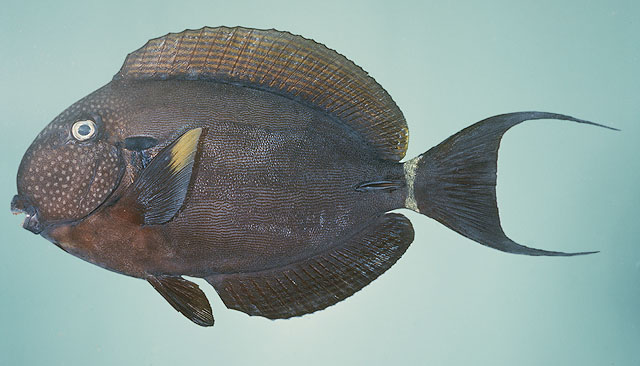
#> input picture images/A maculiceps 21.6 SL.jpg, 640 x 366 px
$ python -i helper.py   (imports and definitions only)   (older library calls are emulated)
#> lines starting #> are read from the running program, lines starting #| are printed output that depends on the picture; after the words box and inside, x2 and y2 are one past the last pixel; in counts of white or black regions, pixels touching at a corner belong together
import pandas as pd
import numpy as np
#Matplotlib is a useful plotting library for python
import matplotlib.pyplot as plt
#conda install opencv
import cv2
import re
import pickle


NUMBER_ONLY = re.compile('[^0-9]')

# [81 lines left out: functions image_splitter, save_object, load_object, get_low_value_thresh, display, not called in this run]

plt.rcParams['image.cmap'] = 'gray'

def auto_canny(image, sigma=0.20):
    image = image.astype(np.uint8)
    # compute the median of the single channel pixel intensities
    v = np.median(image)

    # apply automatic Canny edge detection using the computed median
    lower = int(max(0, (1.0 - sigma) * v))
    upper = int(min(255, (1.0 + sigma) * v))
    edged = cv2.Canny(image, lower, upper)

    # return the edged image
    return edged


def image_prepare(image,guasian_kernel_dim=(3,3),gray_step=True,blur_tec="gausian_smothing",resize=(640,360),resize_bol=False):
    gray_image=image
    if(gray_step):
        minimun_intesity=get_low_value_thresh(image)
        ret,thresh1 = cv2.threshold(image,minimun_intesity,255,cv2.THRESH_BINARY)
        gray_image = cv2.cvtColor(thresh1, cv2.COLOR_BGR2GRAY)

    if(blur_tec=="gausian_smothing"):
        #print('gausian_smothing')
        blur = cv2.GaussianBlur(gray_image, guasian_kernel_dim, 0)

    elif(blur_tec=="bilateral_smothing"):
        #print('bilateral_smothing')
        blur = cv2.bilateralFilter(src=gray_image,d=100,sigmaColor=75,sigmaSpace=75)

    if(resize_bol):
        resized = cv2.resize(blur, resize, interpolation = cv2.INTER_AREA)
    else:
        resized = blur
    return resized


def position_refineir(grey_image,mov,initial_row,initial_col,max_steps=10):
    move=True
    step=0
    if(mov=="down"):
        val=grey_image[initial_row,initial_col]
        while move:
            val_down=grey_image[initial_row+step,initial_col]
            if(val_down<=val):
                step+=1
            else:
                initial_row=initial_row+step
                move=False

            if(step>max_steps):
                move=False

    elif(mov=="up"):
        val=grey_image[initial_row,initial_col]
        while move:
            val_up=grey_image[initial_row-step,initial_col]
            #print(val,val_up,step,max_steps)
            if(val_up<=val):
                step+=1
            else:
                initial_row=initial_row-step
                move=False

            if(step>max_steps):
                move=False
    #my right
    elif(mov=="right"):
        val=grey_image[initial_row,initial_col]
        while move:
            val_right=grey_image[initial_row,initial_col+step]
            #print(val,val_right,step,max_steps)
            if(val_right<=val):
                step+=1
            else:
                initial_col=initial_col+step
                #print('fin',initial_col)
                move=False
            if(step>max_steps):
                move=False
    elif(mov=="left"):
        val=grey_image[initial_row,initial_col]
        while move:
            val_left=grey_image[initial_row,initial_col-step]
            if(val_left<=val):
                step+=1
            else:
                initial_col=initial_col-step
                move=False
            if(step>max_steps):
                move=False

    return initial_row,initial_col


def TL(grey_image):
    grey_image=image_prepare(grey_image,guasian_kernel_dim=(11,11),gray_step=False)
    grey_image=auto_canny(grey_image)
    #grey_image=grey_image/255
    #display(grey_image)
    sum_per_row=np.sum(grey_image,axis=1)
    max_sum_row=max(sum_per_row)
    row_sum_index=[index for index,row in enumerate(sum_per_row) if max_sum_row==row]
    row_pos=row_sum_index[0]

    sum_per_col=np.sum(grey_image,axis=0)
    col_sum_index=[index for index,col in enumerate(sum_per_col) if col>3]
    #print(len(col_sum_index))
    col_pos=col_sum_index[0]
    rear_col_pos=col_sum_index[-1]
    #display(grey_image)
    row_pos,col_pos=position_refineir(grey_image,"up",row_pos,col_pos)
    row_pos,col_pos=position_refineir(grey_image,"down",row_pos,col_pos)
    row_pos,col_pos=position_refineir(grey_image,"right",row_pos,col_pos,max_steps=100)

    return [row_pos,col_pos,row_pos,rear_col_pos]

# [503 lines left out: functions key_with_maxval, key_with_minval, tail_detection, dim_plotter, check_name_for_SL_TL, get_dim_from_name and 9 more, not called in this run]

def pixes_to_lenght(coordinates,rate_pixel):
    ref_distance_pix=abs(int(coordinates[1])-int(coordinates[0]))
    return rate_pixel*ref_distance_pix


# [241 lines left out: functions build_banner, data_set_creator, Mo, PFi, image_prediction, not called in this run]


>>> import cv2
>>> picture = cv2.imread('../images/A maculiceps 21.6 SL.jpg', cv2.IMREAD_GRAYSCALE)
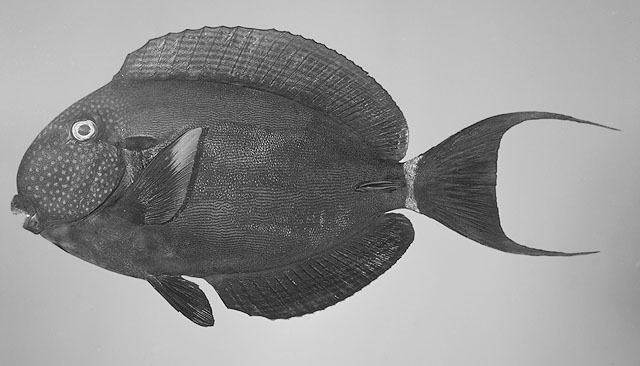
#> picture: shape (366, 640); min 1, max 255, mean 147.2
>>> result = TL(picture)
#> in image_prepare, `blur = cv2.GaussianBlur(gray_image, guasian_kernel_dim, 0)`:
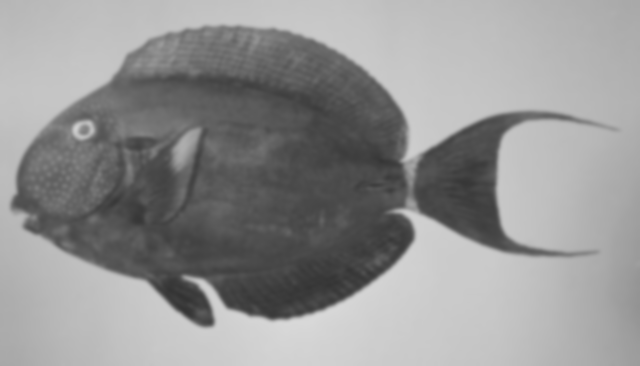
#> blur: shape (366, 640); min 51, max 216, mean 147.2
#> in auto_canny, `v = np.median(image)`: v = 175
#> in auto_canny, `lower = int(max(0, (1.0 - sigma) * v))`: lower = 140
#> in auto_canny, `upper = int(min(255, (1.0 + sigma) * v))`: upper = 210
#> in auto_canny, `edged = cv2.Canny(image, lower, upper)`:
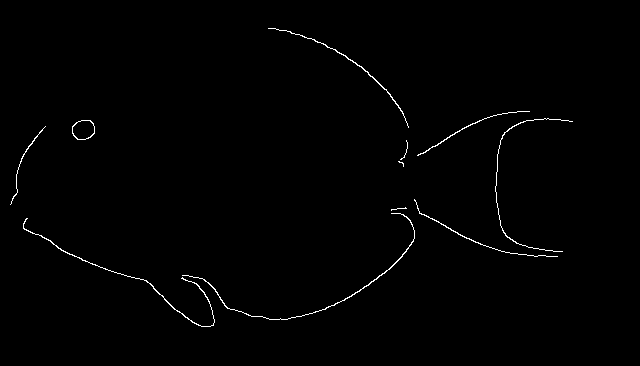
#> edged: shape (366, 640); 0.75% white in thin lines or dots, all inside (x1, y1, x2, y2) = (10, 28, 573, 327)
#> in TL, `sum_per_row=np.sum(grey_image,axis=1)`: sum_per_row = 366 values, max 7650 at index 120, min 0 at index 0, mean 1226.9
#> in TL, `max_sum_row=max(sum_per_row)`: max_sum_row = 7650
#> in TL, `row_sum_index=[index for index,row in enumerate(sum_per_row) if max_su..`: row_sum_index = [120]
#> in TL, `row_pos=row_sum_index[0]`: row_pos = 120
#> in TL, `sum_per_col=np.sum(grey_image,axis=0)`: sum_per_col = 640 values, max 6885 at index 496, min 0 at index 0, mean 701.6
#> in TL, `col_sum_index=[index for index,col in enumerate(sum_per_col) if col>3]`: col_sum_index = 563 values from 10 to 572
#> in TL, `col_pos=col_sum_index[0]`: col_pos = 10
#> in TL, `rear_col_pos=col_sum_index[-1]`: rear_col_pos = 572
#> in position_refineir, `val=grey_image[initial_row,initial_col]`: val = 0
#> after the loop in position_refineir, `while move:`: initial_row = 120; step = 11
#> in TL, `row_pos,col_pos=position_refineir(grey_image,"right",row_pos,col_pos,m..`: col_pos = 81
#> result = [120, 81, 120, 572]

$ run again, on images/A nigrofuscus 16 TL.jpg
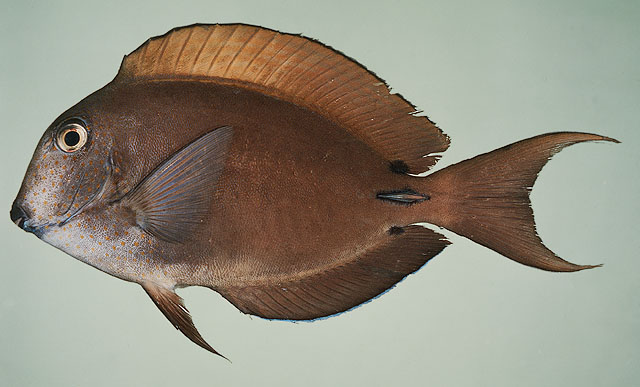
#> input picture images/A nigrofuscus 16 TL.jpg, 640 x 387 px
#> in image_prepare, `blur = cv2.GaussianBlur(gray_image, guasian_kernel_dim, 0)`:
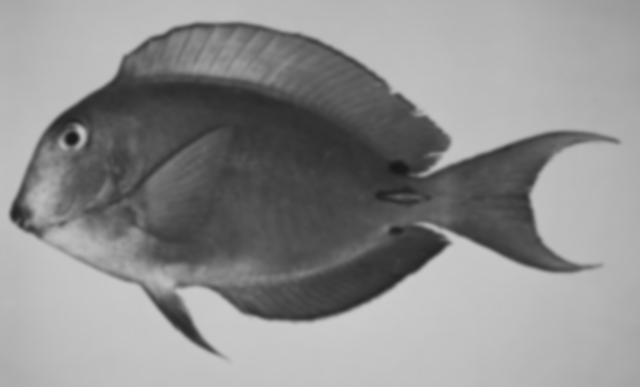
#> blur: shape (387, 640); min 23, max 202, mean 142.2
#> v = 174
#> lower = 139
#> upper = 208
#> in auto_canny, `edged = cv2.Canny(image, lower, upper)`:
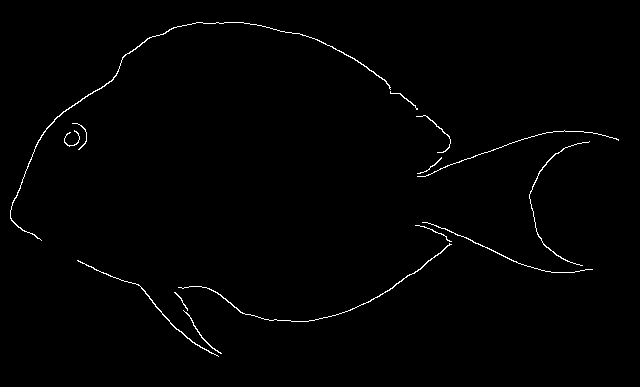
#> edged: shape (387, 640); 0.92% white in thin lines or dots, all inside (x1, y1, x2, y2) = (10, 22, 619, 357)
#> sum_per_row = 387 values, max 9690 at index 131, min 0 at index 0, mean 1499
#> max_sum_row = 9690
#> row_sum_index = [131]
#> row_pos = 131
#> sum_per_col = 640 values, max 3825 at index 449, min 0 at index 0, mean 906.4
#> col_sum_index = 609 values from 10 to 618
#> in TL, `col_pos=col_sum_index[0]`: col_pos = 10
#> rear_col_pos = 618
#> val = 0
#> after the loop in position_refineir, `while move:`: initial_row = 131; step = 11
#> in TL, `row_pos,col_pos=position_refineir(grey_image,"right",row_pos,col_pos,m..`: col_pos = 44
#> result = [131, 44, 131, 618]

$ run again, on images/A olivaceus 13.2 SL.jpg
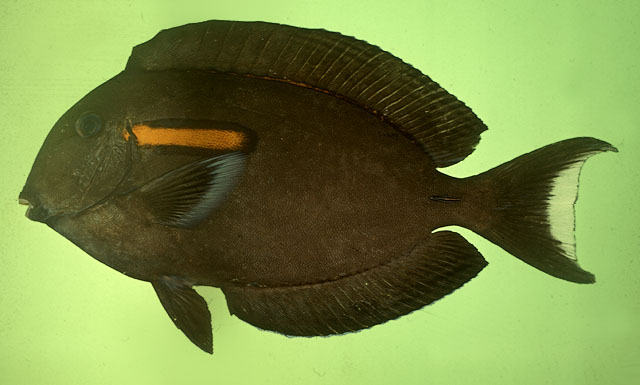
#> input picture images/A olivaceus 13.2 SL.jpg, 640 x 385 px
#> in image_prepare, `blur = cv2.GaussianBlur(gray_image, guasian_kernel_dim, 0)`:
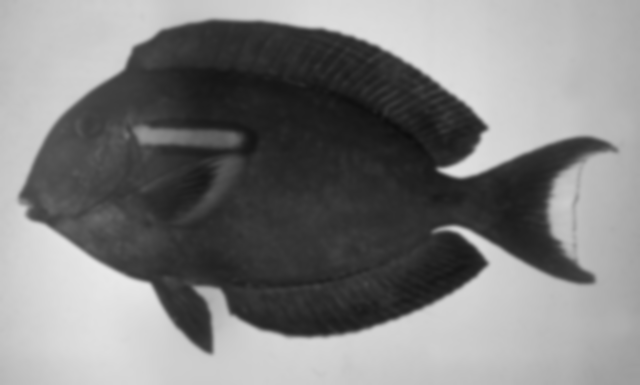
#> blur: shape (385, 640); min 13, max 232, mean 126.8
#> v = 164
#> lower = 131
#> upper = 196
#> in auto_canny, `edged = cv2.Canny(image, lower, upper)`:
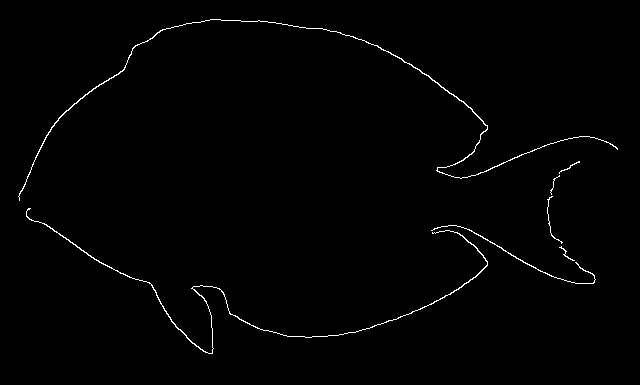
#> edged: shape (385, 640); 0.92% white in thin lines or dots, all inside (x1, y1, x2, y2) = (18, 19, 618, 354)
#> sum_per_row = 385 values, max 9180 at index 336, min 0 at index 0, mean 1506.8
#> max_sum_row = 9180
#> row_sum_index = [336]
#> row_pos = 336
#> sum_per_col = 640 values, max 6885 at index 212, min 0 at index 0, mean 906.4
#> col_sum_index = 600 values from 18 to 617
#> col_pos = 18
#> rear_col_pos = 617
#> val = 0
#> after the loop in position_refineir, `while move:`: initial_row = 336; step = 11
#> result = [336, 18, 336, 617]
